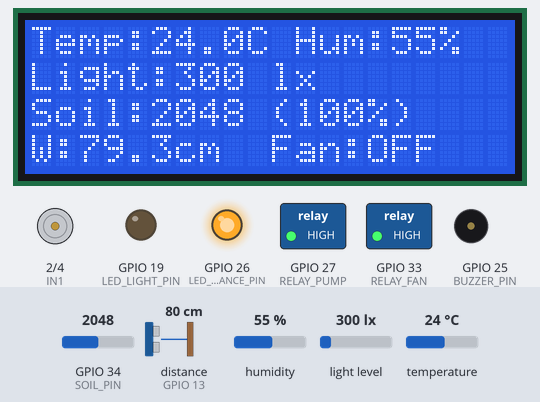
A sketch run on a simulated ESP32. Parts: 20×4 character LCD, motor-driver pin pairs drawn as motors (green arrow = first pin HIGH = forward, orange = second pin HIGH = backward, longer = more drive), switched loads named in the sketch (green lamp = pin HIGH), output pins drawn as LEDs (lit = HIGH), buzzer (waves = sounding, pin HIGH). Wiring (inferred from the names in the program): ultrasonic range finder: trigger GPIO 12; echo GPIO 13. Inputs (shaded band) come from the test bench; at power-on: temperature 24 °C, light level 300 lx, distance to the obstacle (sensor on GPIO 13) 80 cm, GPIO 34 (SOIL_PIN) = 2048, humidity 55 %. The echo pulse lasts 58.3 µs per cm; pins used as bus, display or sensor lines are not drawn; what the sketch prints to the serial monitor is not drawn.

Above: at 6.3 s.
6.4 s: temperature set to 29 °C
At 11.1 s:
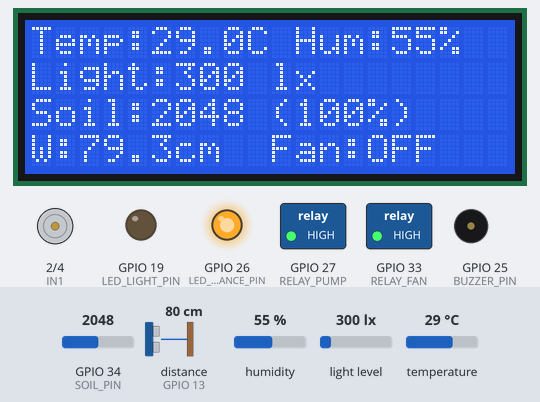
11.6 s: temperature set to 32 °C
At 16.2 s:
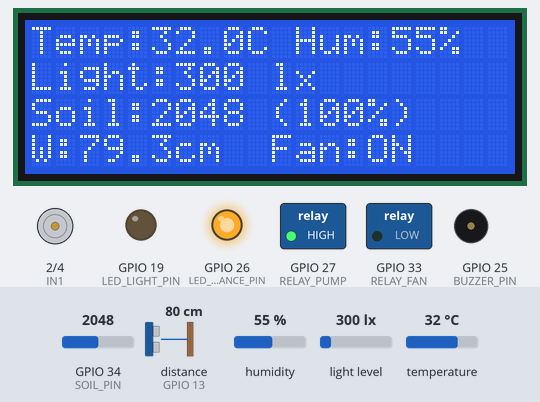
16.6 s: light level set to 1000 lx
At 17.5 s:
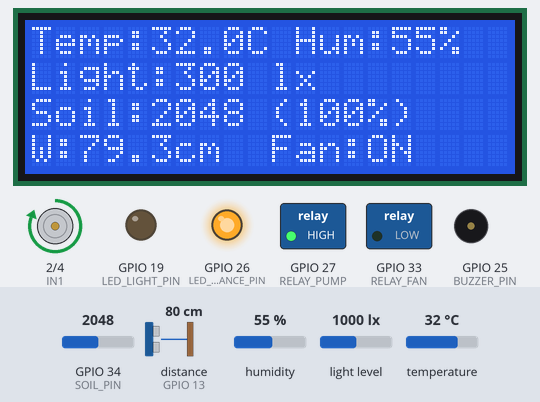
20.1 s: distance to the obstacle (sensor on GPIO 13) set to 35 cm
At 21.1 s:
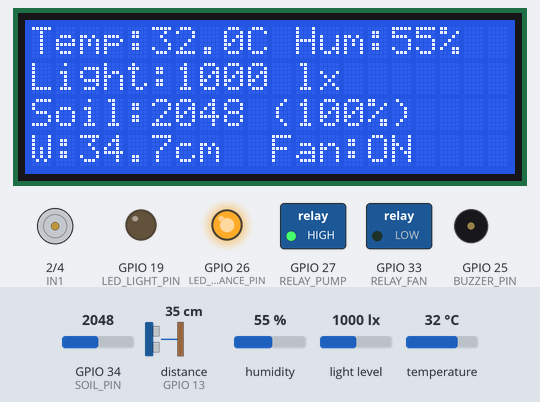
21.6 s: distance to the obstacle (sensor on GPIO 13) set to 27 cm
At 26.2 s:
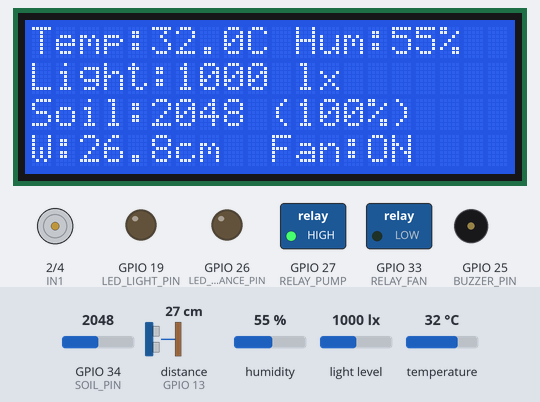
26.6 s: light level set to 211 lx
At 27.6 s:
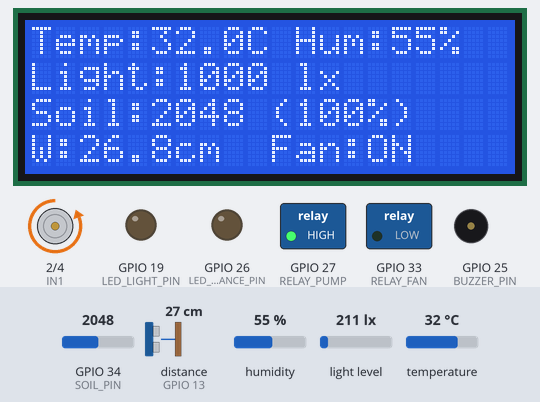
30.1 s: light level set to 191 lx
Timing chart, 0 to 32.6 s (numbered marks = the images above; inputs shaded):
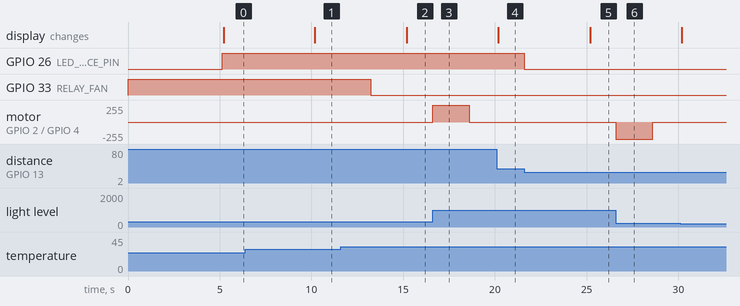

Measured:
- the behaviour switches between 30 and 31 °C on temperature (found by bisection; images 1 and 2)
- the behaviour switches between 31 and 30 cm on distance to the obstacle (sensor on GPIO 13) (found by bisection; images 4 and 5)
- after the input at 6.4 s, the display: changes after 3.8 s (image 1)
- after the input at 11.6 s, GPIO 33 (RELAY_FAN): HIGH → LOW after 1.6 s; the display: changes after 3.6 s (image 2)
- after the input at 16.6 s, motor on GPIO 2 (IN1) / GPIO 4 (IN2): stopped → forward 255/255 at once, → stopped 2.0 s later
- after the input at 20.1 s, the display: changes after 0.09 s (image 4)
- after the input at 21.6 s, GPIO 26 (LED_DISTANCE_PIN): HIGH → LOW at once; the display: changes after 3.6 s (image 5)
- after the input at 26.6 s, motor on GPIO 2 (IN1) / GPIO 4 (IN2): stopped → backward 255/255 at once, → stopped 2.0 s later

The sketch:

AllThings.ino
```cpp
#include <Wire.h>
#include <BH1750.h>
#include "DHT.h"
#include <LiquidCrystal_I2C.h>


// ====== ตั้งค่า Pin ======
#define DHTPIN 14
#define DHTTYPE DHT11
#define TRIG_PIN 12
#define ECHO_PIN 13
#define BUZZER_PIN 25
#define LED_DISTANCE_PIN 26
#define LED_LIGHT_PIN 19
const int SOIL_PIN = 34;
#define RELAY_PUMP 27
#define RELAY_FAN  33

// ====== Threshold ใหม่ ======
int LIGHT_OPEN = 800;
int LIGHT_CLOSE = 300;

int SOIL_ON = 35;
int SOIL_OFF = 55;

// ====== State ======
bool shadeOpen = false;
bool pumpRunning = false;

// ====== เวลา ======
unsigned long pumpStart = 0;

// ====== ตั้งค่าเกณฑ์ (Threshold) ======
const int SOIL_DRY = 4100;
const int SOIL_WET = 3100;

// ====== ตัวแปรสำหรับการจัดการเวลา (millis) ======
unsigned long previousMillis = 0;   // เก็บเวลาล่าสุดที่พิมพ์จอ
const long interval = 5000;        // ตั้งรอบการพิมพ์จอ 5 วินาที (5000ms)

DHT dht(DHTPIN, DHTTYPE);
BH1750 lightMeter;

LiquidCrystal_I2C lcd(0x27, 20, 4);

#define IN1 2
#define IN2 4

void motorStop() {
  digitalWrite(IN1, LOW);
  digitalWrite(IN2, LOW);
}

void motorForward() {
  digitalWrite(IN1, HIGH);
  digitalWrite(IN2, LOW);
}

void motorBackward() {
  digitalWrite(IN1, LOW);
  digitalWrite(IN2, HIGH);
}

void openShade() {
  motorForward();
  delay(2000);
  motorStop();
}

void closeShade() {
  motorBackward();
  delay(2000);
  motorStop();
}

void setup() {
  Serial.begin(115200);
  Wire.begin(23,18); // SDA , SCL
  dht.begin();
  lightMeter.begin(BH1750::CONTINUOUS_HIGH_RES_MODE, 0x23, &Wire);
  pinMode(IN1, OUTPUT);
  pinMode(IN2, OUTPUT);

  pinMode(TRIG_PIN, OUTPUT);
  pinMode(ECHO_PIN, INPUT);
  pinMode(BUZZER_PIN, OUTPUT);
  pinMode(LED_DISTANCE_PIN, OUTPUT);
  pinMode(LED_LIGHT_PIN, OUTPUT);
  pinMode(SOIL_PIN, INPUT);
  pinMode(RELAY_PUMP, OUTPUT);
  pinMode(RELAY_FAN, OUTPUT);

// ปิดรีเลย์ตอนเริ่ม
  digitalWrite(RELAY_PUMP, HIGH);
  digitalWrite(RELAY_FAN, HIGH);


  Serial.println(F("--- ระบบโรงเรือนอัจฉริยะ (โหมด Real-time 5s) เริ่มทำงาน ---"));

  lcd.init();
  lcd.backlight();

  lcd.setCursor(0,0);
  lcd.print("Smart Greenhouse");
  lcd.setCursor(0,1);
  lcd.print("System Starting");
  delay(5000);
  lcd.clear();
}

void loop() {
  // 1. อ่านค่าเซนเซอร์ตลอดเวลา
  unsigned long currentMillis = millis();

  // Ultrasonic
  digitalWrite(TRIG_PIN, LOW);
  delayMicroseconds(2);
  digitalWrite(TRIG_PIN, HIGH);
  delayMicroseconds(10);
  digitalWrite(TRIG_PIN, LOW);
  long duration = pulseIn(ECHO_PIN, HIGH);
  float distance = duration * 0.034 / 2;

  bool waterOK = (distance < 10);

  // DHT11, Light, Soil
  float t = dht.readTemperature();
  float h = dht.readHumidity();
  if (isnan(t) || isnan(h)) {
    Serial.println("DHT error");
    return;
  }
  float lux = lightMeter.readLightLevel();
  int soilRaw = analogRead(SOIL_PIN);
  int soilPercent = map(soilRaw, SOIL_DRY, SOIL_WET, 0, 100);
  soilPercent = constrain(soilPercent, 0, 100);

  // 2. ระบบ Logic (ทำงานทันที ไม่ต้องรอ 5 วินาที)

  // แสง -> LED 19
  // ===== คุมสแลน =====
  if (lux > LIGHT_OPEN && !shadeOpen) {
    openShade();
    shadeOpen = true;
  }

  if (lux < LIGHT_CLOSE && shadeOpen) {
    closeShade();
    shadeOpen = false;
  }

  // ระยะทาง -> LED 26
  if (distance > 30) digitalWrite(LED_DISTANCE_PIN, HIGH);
  else digitalWrite(LED_DISTANCE_PIN, LOW);

  // อุณหภูมิ -> fan
  if (t > 30) {
    digitalWrite(RELAY_FAN, LOW);
  }
  else if (t < 28) {
    digitalWrite(RELAY_FAN, HIGH);
  }

  // 3. ส่วนของการพิมพ์ลง Serial Monitor (ทำงานทุก 5 วินาที)
  if (currentMillis - previousMillis >= interval) {
    previousMillis = currentMillis; // อัปเดตเวลาล่าสุด

    Serial.println(F("\n====== [ ข้อมูลเซนเซอร์รอบ 5 วินาที ] ======"));
    Serial.printf("อากาศ: %.1f°C | %.1f%% RH\n", t, h);
    Serial.printf("แสง: %.1f lx | ดิน: %d (%d%%)\n", lux, soilRaw, soilPercent);
    Serial.printf("ระยะทาง: %.2f cm\n", distance);

    // พิมพ์สถานะ LED/Buzzer เพื่อเช็ค
    Serial.print("สถานะอุปกรณ์: ");
    Serial.print(lux <= 200 ? "LED19:ON " : "LED19:OFF ");
    Serial.print(distance > 30 ? "LED26:ON " : "LED26:OFF ");
    Serial.println(t > 32.0 ? "BUZZER:WARNING!" : "BUZZER:NORMAL");

    // ===== LCD Display =====
    lcd.clear();

    lcd.setCursor(0,0);
    lcd.print("Temp:");
    lcd.print(t,1);
    lcd.print("C ");

    lcd.print("Hum:");
    lcd.print(h,0);
    lcd.print("%");

    lcd.setCursor(0,1);
    lcd.print("Light:");
    lcd.print(lux,0);
    lcd.print(" lx");

    lcd.setCursor(0,2);
    lcd.print("Soil:");
    lcd.print(soilRaw);      // ค่า raw จริง
    lcd.print(" (");
    lcd.print(soilPercent);  // ค่า %
    lcd.print("%)");

    lcd.setCursor(0,3);
    lcd.print("W:");
    lcd.print(distance,1);
    lcd.print("cm ");

    lcd.setCursor(10,3);
    lcd.print("Fan:");
    lcd.print(digitalRead(RELAY_FAN)==LOW ? "ON" : "OFF");
  }

  //test relay
  if (waterOK) {

    if (soilPercent < SOIL_ON && !pumpRunning) {
      digitalWrite(RELAY_PUMP, LOW);
      pumpStart = millis();
      pumpRunning = true;
    }

    if (pumpRunning && millis() - pumpStart > 5000) {
      digitalWrite(RELAY_PUMP, HIGH);
      pumpRunning = false;
    }

  } else {
    digitalWrite(RELAY_PUMP, HIGH);
    pumpRunning = false;
  }
} 
```
